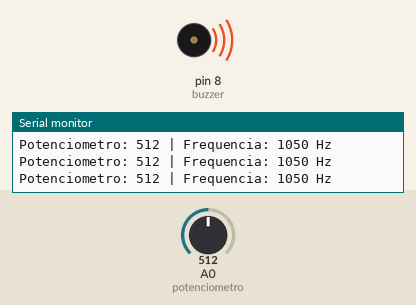
Simulated run of this sketch. Board: Arduino Uno, built with avr-gcc and run on an emulated ATmega328P. On the bench: buzzer (waves = sounding), the last lines printed to the serial monitor. Inputs (shaded band) come from the test bench; at power-on: A0 (potenciometro) = 512.

Above: at 1.2 s.
1.3 s: A0 (potenciometro) set to 495
At 2.0 s:
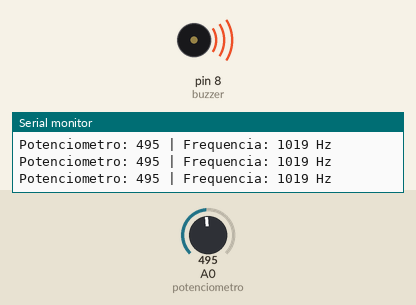
2.8 s: A0 (potenciometro) set to 466
At 3.6 s:
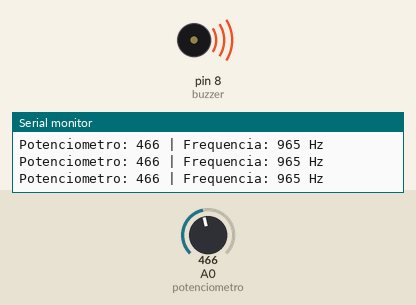
Timing chart, 0 to 5.8 s (numbered marks = the images above; inputs shaded):
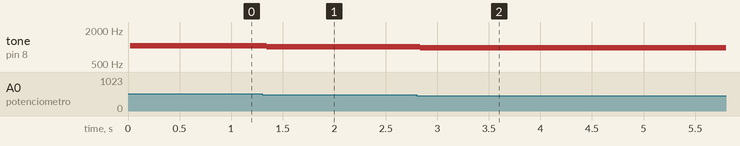

Measured:
- after the input at 1.3 s, tone on pin 8 (buzzer): 1050 Hz → 1019 Hz after 0.05 s
- after the input at 2.8 s, tone on pin 8 (buzzer): 1019 Hz → 965 Hz at once

The sketch:

controlandofrequenciadobuzzer1.ino
```cpp
const int buzzer = 8;
const int potenciometro = A0;

int valorPot = 0;
int frequencia = 0;

enum Estado{
  LER_POT,
  TOCAR_BUZZER
};

Estado estadoAtual = LER_POT;

void setup(){
  pinMode(buzzer, OUTPUT);
  Serial.begin(9600);
}

void loop(){
  switch(estadoAtual){
    case LER_POT:
     valorPot = analogRead(potenciometro);
     frequencia = map(valorPot, 0, 1023, 100, 2000);
     estadoAtual = TOCAR_BUZZER;
     break;

    case TOCAR_BUZZER:
     tone(buzzer, frequencia);

     Serial.print("Potenciometro: ");
     Serial.print(valorPot);

     Serial.print(" | Frequencia: ");
     Serial.print(frequencia);
     Serial.println(" Hz");

     estadoAtual = LER_POT;
     break;

  }

  delay(20);

}
```
